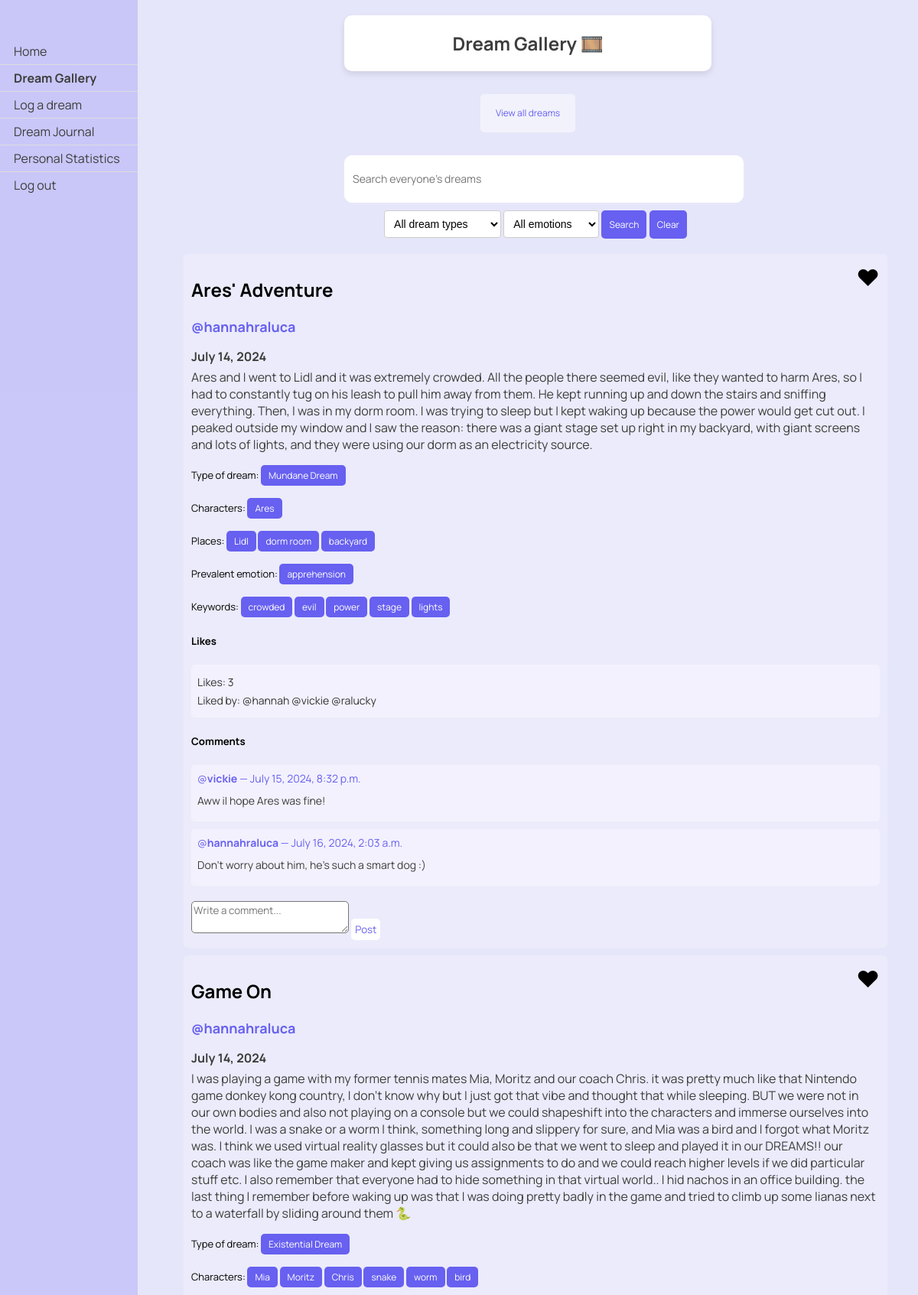
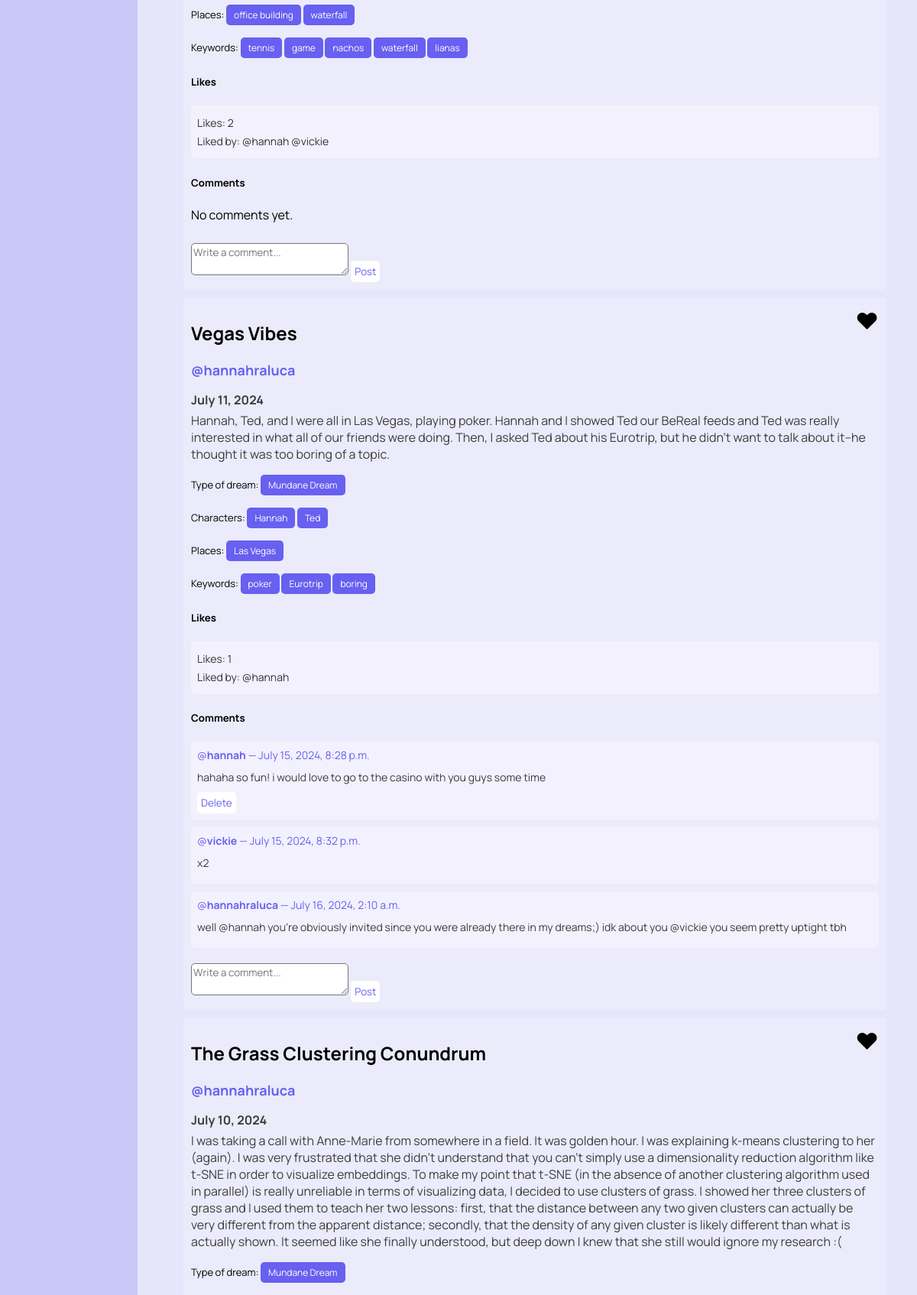
The app's page /dreams/view_liked (signed in, upper part) with its own data (2 pictures, top to bottom).
### dreams/models.py (models this page shows, shortened)
class Dream(models.Model):
    classification_options = [
        ('0', 'Nightmare'),
        ('1', 'Mundane Dream'),
        ('2', 'Lucid Dream'),
        ('3', 'Existential Dream'),
    ]
    user = models.ForeignKey(User, on_delete=models.CASCADE)
    date = models.DateField()
    time = models.TimeField(default=timezone.now())
    content = models.TextField()
    shared = models.BooleanField(default=False)
    anon = models.BooleanField(default=False)
    processed = models.BooleanField(default=False)
    is_favorite = models.BooleanField(default=False)
    keywords = models.JSONField(default=list, blank=True)
    classification = models.CharField(max_length=1, choices=classification_options, blank=True, null=True, default='')
    characters = models.JSONField(default=list, blank=True)
    places = models.JSONField(default=list, blank=True)
    emotion = models.CharField(max_length=20, blank=True)
    emotion_options = ['anger', 'apprehension', 'sadness', 'confusion', 'happiness', '']
    optional_titles = models.JSONField(default=list, blank=True)
    title = models.TextField(blank=True)
    User.add_to_class('is_new', models.BooleanField(default=True))
    def likes_count(self):
        return self.likes.count()
    def liked_users(self):
        return [like.user for like in self.likes.all()]
    def classification_string(self):
        return dict(self.classification_options).get(self.classification, "No classification")

class Comment(models.Model):
    dream = models.ForeignKey(Dream, related_name='comments', on_delete=models.CASCADE)
    author = models.ForeignKey(User, on_delete=models.CASCADE)
    text = models.TextField()
    created_date = models.DateTimeField(auto_now_add=True)

### dreams/views.py (the view)
# urls.py: path('view_liked', views.view_liked, name='view_liked'),
@login_required
def view_liked(request):
    query = request.GET.get('q', '')
    liked_dream_likes = DreamLike.objects.filter(user=request.user)
    liked_dreams = [dream_like.dream for dream_like in liked_dream_likes]
    for dream in liked_dreams:
        dream.is_liked_by_user = True
        dream.likes_count = dream.likes_count
        dream.liked_users = dream.liked_users()
    if query:
        liked_dreams = [dream for dream in liked_dreams if query.lower() in dream.content.lower()]
    context = {
        'dreams': liked_dreams,
        'query': query,
        'is_liked_view': True,
    }
    return render(request, 'dreams/gallery.html', context)

### dreams/templatetags/highlight.py (called while the page is built)
@register.filter(name='highlight')
def highlight(text, search):
    pattern = re.compile(re.escape(search), re.IGNORECASE)
    highlighted_text = pattern.sub(f'<span class="highlight">{search}</span>', text)
    return highlighted_text

### dreams/templates/dreams/gallery.html (shortened to what this page needs)
{% load static %}
{% load highlight %}
<!DOCTYPE html>
<html>
<head>
    <link rel="stylesheet" type="text/css" href="{% static 'css/styles.css' %}">
</head>
<body>
    <div class="header">
        <h2>Dream Gallery 🎞️</h2>
    </div>
    <div class="sidenav">
        <a href="/">Home</a>
        <a href="{% url 'dreams:gallery' %}"><b>Dream Gallery</b></a>
        <a href="{% url 'dreams:log_dream' %}">Log a dream</a>
        <a href="{% url 'dreams:dream_journal' %}">Dream Journal</a>
        <a href="{% url 'dreams:personal_statistics' %}">Personal Statistics</a>
        <a href="{% url 'logout' %}">Log out</a>
    </div>
    <div class="button-container">
        <div>
            {% if is_liked_view %}
                <a href="{% url 'dreams:gallery' %}" class="button">View all dreams</a>
            {% else %}
                <a href="{% url 'dreams:view_liked' %}" class="button">View liked dreams</a>
            {% endif %}
        </div>
    </div>
    <div class="container">
        <form class="search-form" method="get" action="{% url 'dreams:gallery' %}">
            <input id="searchInput" type="text" name="q" placeholder="Search everyone's dreams" value="{{ query }}">
            <select id="classification" name="classification">
                <option value="">All dream types</option>
            </select>
            <select id="emotion" name="emotion">
                <option value="">All emotions</option>
            </select>
            <button type="submit">Search</button>
            <button type="button" onclick="clearSearch()">Clear</button>
        </form>
    </div>
    <div class="dreams">
        {% if dreams %}
            {% for dream in dreams|dictsortreversed:"date" %}
                {% if dream.shared %}
                    {% if not query or query|lower in dream.content|lower %}
                        <div class="dream">
                            {% if dream.title %}
                            <h2 class="dream-title">{{ dream.title }}</h2>
                            {% endif %}
                            {% if not dream.anon %}
                                <h2 class="dream-user">@{{ dream.user }}</h2>
                            {% endif %}
                            <h3 class="dream-date">{{ dream.date }}</h3>
                            <p class="dream-content">
                                {% autoescape off %}
                                {{ dream.content|safe|highlight:query }}
                                {% endautoescape %}
                            </p>
                            <p class="class-form">
                                {% if dream.classification %}
                                    Type of dream:
                                    <form class="class-form" method="get" action="{% url 'dreams:gallery' %}">
                                        <button type="submit">{{ dream.classification_string }}</button>
                                    </form>
                                {% endif %}
                            </p>
                            <p class="class-form">
                                {% if dream.characters %}
                                    Characters:
                                    {% for character in dream.characters %}
                                        <form class="class-form" method="get" action="{% url 'dreams:gallery' %}">
                                            <button type="submit">{{ character }}</button>
                                        </form>
                                    {% endfor %}
                                {% endif %}
                            </p>
                            <p class="class-form">
                                {% if dream.places %}
                                    Places:
                                    {% for place in dream.places %}
                                        <form class="class-form" method="get" action="{% url 'dreams:gallery' %}">
                                            <button type="submit">{{ place }}</button>
                                        </form>
                                    {% endfor %}
                                {% endif %}
                            </p>
                            <p class="class-form">
                                {% if dream.emotion %}
                                    Prevalent emotion:
                                    <form class="class-form" method="get" action="{% url 'dreams:gallery' %}">
                                        <button type="submit">{{ dream.emotion }}</button>
                                    </form>
                                {% endif %}
                            </p>
                            <p class="keyword-form">
                                {%if dream.keywords%}
                                Keywords:
                                {%endif%}
                                {% for keyword in dream.keywords %}
                                    <form class="keyword-form" method="get" action="{% url 'dreams:gallery' %}">
                                        <button type="submit">{{ keyword }}</button>
                                    </form>
                                {% endfor %}
                            </p>
                            <h5>Likes</h5>
                            <div class="like-info">
                                <p>Likes: {{ dream.likes_count }}</p>
                                <p>Liked by:
                                    {% for user in dream.liked_users %}
                                        @{{ user.username }}
                                    {% endfor %}
                                </p>
                            </div>
                            <div class="menu">
                                <span class="icon">
                                    {% if dream.is_liked_by_user %}
                                        ♥
                                    {% else %}
                                        ♡
                                    {% endif %}
                                </span>
                            </div>
                            <div>
                                <h5>Comments</h5>
                                <div class="comment-section">
                                    {% for comment in dream.comments.all %}
                                        <div class="comment">
                                            <p>@<b>{{ comment.author }}</b> — {{ comment.created_date }} </p>
                                            <div class="comment-text">
                                                {{ comment.text }}
                                            </div>
                                            {% if comment.author == request.user or dream.user == request.user %}
                                                <form method="post" action="{% url 'dreams:delete_comment' comment.id %}">
                                                    <button type="submit" style="font-size: smaller; padding: 5px; width: auto; height: auto;">Delete</button>
                                                </form>
                                            {% endif %}
                                        </div>
                                    {% empty %}
                                        <p>No comments yet.</p>
                                    {% endfor %}
                                </div>
                                <form method="post" action="{% url 'dreams:add_comment' dream.id %}">
                                    <textarea id="comment" name="comment" rows="2" placeholder="Write a comment..." style="font-family: Manrope; width: 200px; margin-top:10px; border-radius: 5px;" required></textarea>
                                    <button type="submit" style="font-size: smaller; padding: 5px; width: auto; height: auto;">Post</button>
                                </form>
                            </div>
                        </div>
                    {% endif %}
                {% endif %}
            {% endfor %}
        {% else %}
            <p>No liked dreams found.</p>
        {% endif %}
    </div>
</body>
</html>

### static/css/styles.css (style rules this page uses)
body { font-family: 'Manrope', -apple-system, BlinkMacSystemFont, "Segoe UI", Roboto, Oxygen-Sans, Ubuntu, Cantarell, "Helvetica Neue", sans-serif; margin: 0; padding: 0; background-color: #E6E6FA; }
.button, button { font-family: 'Manrope', sans-serif; background-color: white; color: rgba(103, 96, 240); text-decoration: none; padding: 10px 20px; border: none; border-radius: 5px; font-size: 18px; cursor: pointer; width: 200px; height: 50px; display: inline-flex; align-items: center; justify-content: center; transition: background-color 0.3s, color 0.3s; }

### records on screen
Dream: title "Ares' Adventure", user "hannahraluca", date "July 14, 2024", content|highlight "A r e s a n d I w e n t t o L i d l a n d i t w a s e x t r e m e l y c r o w d e d . A l l t h e p e o p l e t h e r e s e e m e d e v i l , l i k e t h e y w a n t e d t o h a r m A r e s , s o I h a d t o c o n s t a n t l y t u g o n h i s l e a s h t o p u l l h i m a w a y f r o m t h e m . H e k e p t r u n n i n g u p a n d d o w n t h e s t a i r s a n d s n i f i n g e v e r y t h i n g . T h e n , I w a s i n m y d o r m r o o m . I w a s t r y i n g t o s l e e p b u t I k e p t w a k i n g u p b e c a u s e t h e p o w e r w o u l d g e t c u t o u t . I p e a k e d o u t s i d e m y w i n d o w a n d I s a w t h e r e a s o n : t h e r e w a s a g i a n t s t a g e s e t u p r…", classification_string "Mundane Dream", characters "Ares", places "Lidl" "dorm room" "backyard", emotion "apprehension", shows "Keywords:", keywords "crowded" "evil" "power" "stage" "lights", likes_count "3"
Comment: author "vickie", created_date "July 15, 2024, 8:32 p.m.", text "Aww iI hope Ares was fine!"
Comment: author "hannahraluca", created_date "July 16, 2024, 2:03 a.m.", text "Don't worry about him, he's such a smart dog :)"
Dream: title "Game On", user "hannahraluca", date "July 14, 2024", content|highlight "I w a s p l a y i n g a g a m e w i t h m y f o r m e r t e n n i s m a t e s M i a , M o r i t z a n d o u r c o a c h C h r i s . i t w a s p r e t y m u c h l i k e t h a t N i n t e n d o g a m e d o n k e y k o n g c o u n t r y , I d o n ' t k n o w w h y b u t I j u s t g o t t h a t v i b e a n d t h o u g h t t h a t w h i l e s l e e p i n g . B U T w e w e r e n o t i n o u r o w n b o d i e s a n d a l s o n o t p l a y i n g o n a c o n s o l e b u t w e c o u l d s h a p e s h i f t i n t o t h e c h a r a c t e r s a n d i m m e r s e o u r s e l v e s i n t o t h e w o r l d . I w a s a s n a k e o r a w o r m I t h i n k , s o m e t h i n g l o n g a n d s l i p p e r y f o…", classification_string "Existential Dream", characters "Mia" "Moritz" "Chris" "snake" "worm" "bird", places "office building" "waterfall", shows "Keywords:", keywords "tennis" "game" "nachos" "waterfall" "lianas", likes_count "2"
Dream: title "Vegas Vibes", user "hannahraluca", date "July 11, 2024", content|highlight "H a n n a h , T e d , a n d I w e r e a l l i n L a s V e g a s , p l a y i n g p o k e r . H a n n a h a n d I s h o w e d T e d o u r B e R e a l f e e d s a n d T e d w a s r e a l l y i n t e r e s t e d i n w h a t a l l o f o u r f r i e n d s w e r e d o i n g . T h e n , I a s k e d T e d a b o u t h i s E u r o t r i p , b u t h e d i d n ' t w a n t t o t a l k a b o u t i t - h e t h o u g h t i t w a s t o o b o r i n g o f a t o p i c .", classification_string "Mundane Dream", characters "Hannah" "Ted", places "Las Vegas", shows "Keywords:", keywords "poker" "Eurotrip" "boring", likes_count "1"
Comment: author "hannah", created_date "July 15, 2024, 8:28 p.m.", text "hahaha so fun! i would love to go to the casino with you guys some time", shows "Delete"
Comment: author "vickie", created_date "July 15, 2024, 8:32 p.m.", text "x2"
Comment: author "hannahraluca", created_date "July 16, 2024, 2:10 a.m.", text "well @hannah you're obviously invited since you were already there in my dreams;) idk about you @vickie you seem pretty uptight tbh"
Dream: title "The Grass Clustering Conundrum", user "hannahraluca", date "July 10, 2024", content|highlight "I w a s t a k i n g a c a l l w i t h A n n e - M a r i e f r o m s o m e w h e r e i n a f e l d . I t w a s g o l d e n h o u r . I w a s e x p l a i n i n g k - m e a n s c l u s t e r i n g t o h e r ( a g a i n ) . I w a s v e r y f r u s t r a t e d t h a t s h e d i d n ' t u n d e r s t a n d t h a t y o u c a n ' t s i m p l y u s e a d i m e n s i o n a l i t y r e d u c t i o n a l g o r i t h m l i k e t - S N E i n o r d e r t o v i s u a l i z e e m b e d d i n g s . T o m a k e m y p o i n t t h a t t - S N E ( i n t h e a b s e n c e o f a n o t h e r c l u s t e r i n g a l g o r i t h m u s e d i n p a r a l l e l ) i s r e a l l y u n r e l i a b l e i n t e r m s o f v i…", classification_string "Mundane Dream"

### other values on screen
{{ user.username }} "hannah"
{{ user.username }} "vickie"
{{ user.username }} "ralucky"
